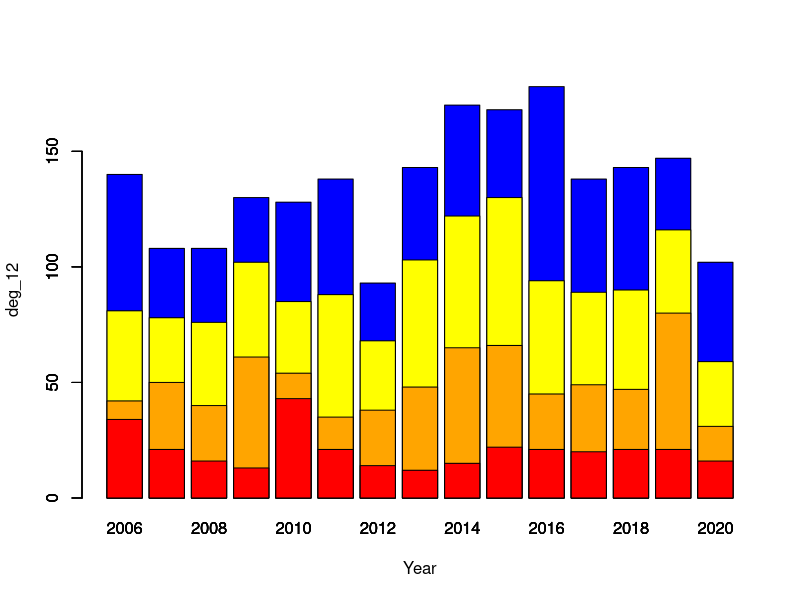

Generate this figure with R: (Note: this script raises an error after producing the figure.)
##Environmental variables through time

#Load libraries
library(tidyverse)
library(zoo)

#Amphitrite Point Lighthouse Data
#Lighthouse data analysis for regional trends in temperature

SST.data <-read_csv("./data/temporal_env_data/Amphitrite_Point_-_Daily_Sea_Surface_Temperature_and_Salinity_1934-2020.csv", skip = 1)
head(SST.data)
SST.data$Date<-as.Date(SST.data$Date)
SST.data$Year<-substring(SST.data$Date,1,4)
SST.data$Month<-substring(SST.data$Date,6,7)
SST.data$Day<-substring(SST.data$Date,9,10)
SST.data.trim<-SST.data[SST.data$Year>2005&SST.data$Year<2021,]
SST.data.trim<-drop_na(SST.data.trim)
SST.data.trim$greater.12<-ifelse(SST.data.trim$SST>11.999,1,0)
SST.data.trim$greater.13<-ifelse(SST.data.trim$SST>12.999,1,0)
SST.data.trim$greater.14<-ifelse(SST.data.trim$SST>13.999,1,0)
SST.data.trim$greater.15<-ifelse(SST.data.trim$SST>14.999,1,0)
SST.data.trim$greater.16<-ifelse(SST.data.trim$SST>15.99,1,0)

SST.proc.12<-SST.data.trim %>%
  group_by(Year) %>%
  summarize(deg_12=sum(greater.12))

SST.proc.13<-SST.data.trim %>%
  group_by(Year) %>%
  summarize(deg_13=sum(greater.13))

SST.proc.14<-SST.data.trim %>%
  group_by(Year) %>%
  summarize(deg_14=sum(greater.14))

SST.proc.15<-SST.data.trim %>%
  group_by(Year) %>%
  summarize(deg_15=sum(greater.15))

SST.proc.16<-SST.data.trim %>%
  group_by(Year) %>%
  summarize(deg_16=sum(greater.16))

par(mfrow=c(1,1))
barplot(deg_12~Year, data=SST.proc.12, ylim=c(0,180), col="blue")
barplot(deg_13~Year, data=SST.proc.13, add=TRUE, col="yellow")
barplot(deg_14~Year, data=SST.proc.14, add=TRUE, col="orange")
barplot(deg_16~Year, data=SST.proc.16, add=TRUE, col="red")

####

#Replace 999.9 values which indicate an error with "NA"
SST.data$SST<-gsub("99.9","NA", SST.data$SST)

#Optional: remove data from before a given year, say 1985
SST.data2<-SST.data[SST.data$Year>"1984",]

#Make temperature numeric and rename the columns
SST.data2$SST<-as.numeric(SST.data2$SST)
#colnames(SST.data2)<-c("Year","Month","Day","Temperature","Salinity")

###Calculate monthly average temperature
SST.data.sum<-SST.data2[SST.data2$SST!="NA",] %>%
  group_by(Year, Month) %>%
  summarize(Temperature = mean(SST))

SST.data.byMonth <- SST.data.sum %>%
  group_by(Month) %>%
  summarize(avgTemperature = mean(Temperature))

SST.data.byMonth<-SST.data.byMonth[1:12,]
SST.data.byMonth

##Calculate Anomalies
SST.data.comb<-left_join(SST.data.sum, SST.data.byMonth, by="Month")
SST.data.comb$Anomaly <- SST.data.comb$Temperature - SST.data.comb$avgTemperature
SST.data.comb<-SST.data.comb[complete.cases(SST.data.comb$Anomaly),]
SST.data.RockyTime<-SST.data.comb[SST.data.comb$Year>1999,]

#Add in months that have no data 
#SST.data.RockyTime<-InsertRow(SST.data.RockyTime, NewRow=c(2013,4,NA,8.50, NA), RowNum=28)
#SST.data.RockyTime<-InsertRow(SST.data.RockyTime, NewRow=c(2015,1,NA,7.87, NA), RowNum=49)

#Interpolate those months
#temp.pine.RockyTime$Anomaly<-na.ma(temp.pine.RockyTime$Anomaly,k=12, weighting = "exponential")

#Assign colour to temperature anomaly direction
for (i in 1:length(SST.data.RockyTime$Anomaly)) {
  if (SST.data.RockyTime$Anomaly[i] > 0) {
    SST.data.RockyTime$An.col[i]<-"#B51D2C"
  } else {
    SST.data.RockyTime$An.col[i]<-"#296BA8"
  }
}

SST.data.RockyTime$Date<-as.yearmon(paste(SST.data.RockyTime$Year, SST.data.RockyTime$Month), "%Y %m")
SST.data.RockyTime$Date<-as.Date(SST.data.RockyTime$Date)

##Plot SST through time
ggplot(SST.data.RockyTime, aes(y = Anomaly, x = Date, col = An.col))+
  geom_col()+
  scale_color_manual(values = c("#296BA8", "#B51D2C"))+
  theme_cowplot()+
  ylim(c(-2.2,2.2))+
  scale_x_date(breaks=as.Date(c("2000-01-01","2005-01-01","2010-01-01","2015-01-01","2020-01-01")))

#Calculate standard deviation to add to plot
SST.data.RockyTime$Anomaly %>% sd()

##Watson sites in the Deer Group
##Code for analysis of Jane Watson's temperature data
temp<-read_excel("./data/temporal_env_data/WatsonTempSummaries.xlsx")
temp$Great.mean <- ifelse(temp$Mean > 12, "pink", "black")
temp$Great.max <- ifelse(temp$High > 15, "red", ifelse(temp$High > 12, "pink", "black"))
temp$Mean <- temp$Mean %>% as.numeric()
temp$High <- temp$High %>% as.numeric()
temp_wiz <- temp %>% filter(Site == "Wizard")
temp_tay <- temp %>% filter(Site == "Taylor")

wiz_plot<-ggplot(temp_wiz, aes(x = Date, y = Mean))+
  geom_point(aes(color = Great.mean))+
  geom_line()+
  theme_cowplot()+
  ylim(c(7,15))+
  scale_color_manual(values = c("black","red"))

tay_plot<-ggplot(temp_tay, aes(x = Date, y = Mean))+
  geom_point(aes(color = Great.mean))+
  geom_line()+
  theme_cowplot()+
  ylim(c(7,15))+
  scale_color_manual(values = c("black","red"))

plot_grid(wiz_plot, tay_plot, ncol=1)


ggplot(temp_wiz, aes(x = Date, y = High))+
  geom_point(aes(color = Great.max))+
  geom_line()+
  theme_cowplot()+
  ylim(c(7,16))+
  scale_color_manual(values = c("black", "pink", "red"))

ggplot(temp_tay, aes(x = Date, y = High))+
  geom_point(aes(color = Great.max))+
  geom_line()+
  theme_cowplot()+
  ylim(c(7,16))+
  scale_color_manual(values = c("black", "pink", "red"))

temp_wiz %>% group_by(Year) %>%
  summarise(max = max(Mean, na.rm = TRUE)) %>% 
  ggplot(aes(y = max, x = Year))+
  geom_point()

temp_tay %>% group_by(Year) %>%
  summarise(max = max(Mean, na.rm = TRUE)) %>% 
  ggplot(aes(y = max, x = Year))+
  geom_point()

temp %>% group_by(Year, Site) %>%
  summarise(max = max(Mean, na.rm = TRUE)) %>% 
  ggplot(aes(y = max, x = Year, col = Site))+
  geom_point()+
  stat_smooth(method = "lm", se = FALSE)+
  scale_color_manual(values = c( "grey", "black"))+
  theme_cowplot()+
  ylab("Average temperature of warmest month")

temp_max<- temp %>% group_by(Year, Site) %>%
  summarise(max = max(Mean, na.rm = TRUE))

SST.data.sum %>% filter(Year > 1989) %>% group_by(Year) %>%
  summarise(max = max(Temperature, na.rm = TRUE)) %>% 
  ggplot(aes(y = max, x = Year))+
  geom_point()+
  xlim(c("2000-01-01", "2020-01-01"))

lm(max~Year, data = temp_max[temp_max$Site=="Wizard",]) %>% anova()

lm(max~Year, data = temp_max[temp_max$Site=="Taylor",]) %>% anova()


SST.data.sum %>% filter(Year > 1989) %>% group_by(Year) %>%
  summarise(max = max(Temperature, na.rm = TRUE))

